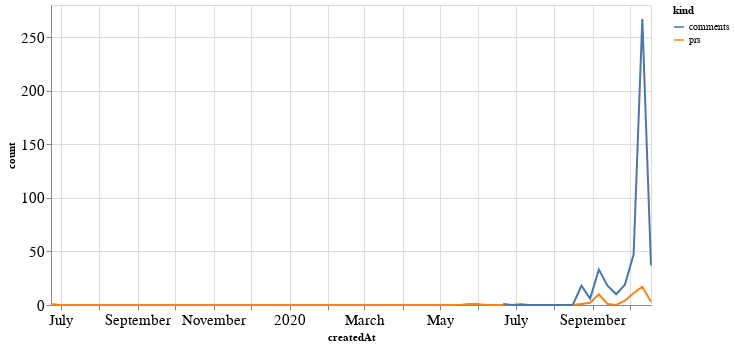

Notebook source saved alongside this figure:
### Code cell
alt.Chart(total_time, width=600).mark_line().encode(
    x='createdAt',
    y='count',
    color='kind'
)

### Figure 1 — Vega-Lite specification as saved in the notebook (floating-point values rounded to 4 significant figures; data arrays with more than 128 entries replaced by an {"elided": "..."} marker saying what was removed)
{"config": {"axisLeft": {"labelFontSize": 15}, "axisBottom": {"labelFontSize": 15}}, "data": {"name": "data-731a541054be61048199d598116cd7d6"}, "mark": "line", "encoding": {"color": {"type": "nominal", "field": "kind"}, "x": {"type": "temporal", "field": "createdAt"}, "y": {"type": "quantitative", "field": "count"}}, "width": 600, "$schema": "https://vega.github.io/schema/vega-lite/v4.8.1.json", "datasets": {"data-731a541054be61048199d598116cd7d6": {"elided": "140 records"}}}
